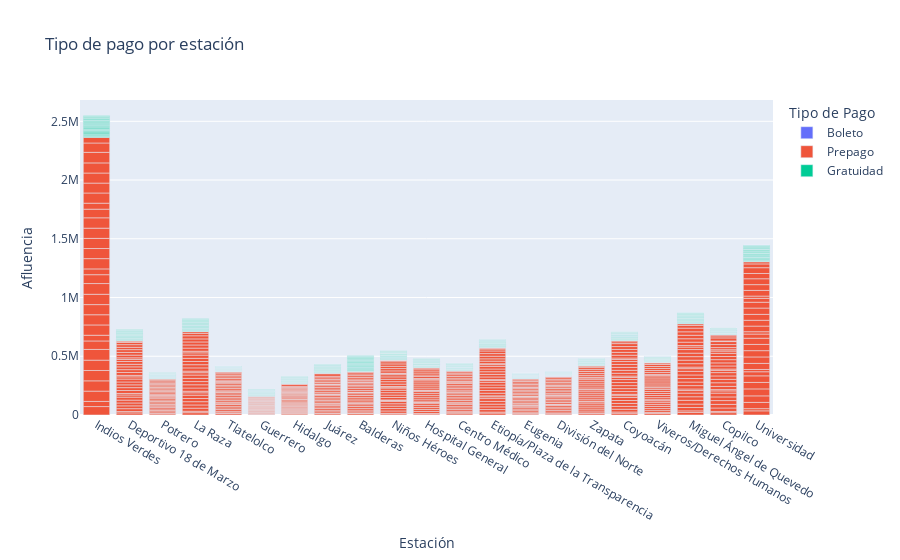

Notebook cell for this chart:
### Code cell
fig = px.bar(linea_3, x="estacion", y="afluencia", color="tipo_pago",
                 labels={"estacion": "Estación",
                         "afluencia": "Afluencia",
                         "tipo_pago": "Tipo de Pago"},
                 title="Tipo de pago por estación")
fig.show()

### Figure 1 — Plotly figure (JSON) as saved in the notebook; plotly's stock layout.template omitted (floating-point values rounded to 4 significant figures; data arrays with more than 128 entries replaced by an {"elided": "..."} marker saying what was removed)
{"data": [{"alignmentgroup": "True", "hovertemplate": "Tipo de Pago=Boleto<br>Estación=%{x}<br>Afluencia=%{y}<extra></extra>", "legendgroup": "Boleto", "marker": {"color": "#636efa", "pattern": {"shape": ""}}, "name": "Boleto", "offsetgroup": "Boleto", "orientation": "v", "showlegend": true, "textposition": "auto", "type": "bar", "x": {"elided": "630 str values"}, "xaxis": "x", "y": {"elided": "630 int values"}, "yaxis": "y"}, {"alignmentgroup": "True", "hovertemplate": "Tipo de Pago=Prepago<br>Estación=%{x}<br>Afluencia=%{y}<extra></extra>", "legendgroup": "Prepago", "marker": {"color": "#EF553B", "pattern": {"shape": ""}}, "name": "Prepago", "offsetgroup": "Prepago", "orientation": "v", "showlegend": true, "textposition": "auto", "type": "bar", "x": {"elided": "630 str values"}, "xaxis": "x", "y": {"elided": "630 int values"}, "yaxis": "y"}, {"alignmentgroup": "True", "hovertemplate": "Tipo de Pago=Gratuidad<br>Estación=%{x}<br>Afluencia=%{y}<extra></extra>", "legendgroup": "Gratuidad", "marker": {"color": "#00cc96", "pattern": {"shape": ""}}, "name": "Gratuidad", "offsetgroup": "Gratuidad", "orientation": "v", "showlegend": true, "textposition": "auto", "type": "bar", "x": {"elided": "630 str values"}, "xaxis": "x", "y": {"elided": "630 int values"}, "yaxis": "y"}], "layout": {"barmode": "relative", "legend": {"title": {"text": "Tipo de Pago"}, "tracegroupgap": 0}, "title": {"text": "Tipo de pago por estación"}, "xaxis": {"anchor": "y", "domain": [0, 1], "title": {"text": "Estación"}}, "yaxis": {"anchor": "x", "domain": [0, 1], "title": {"text": "Afluencia"}}}}
